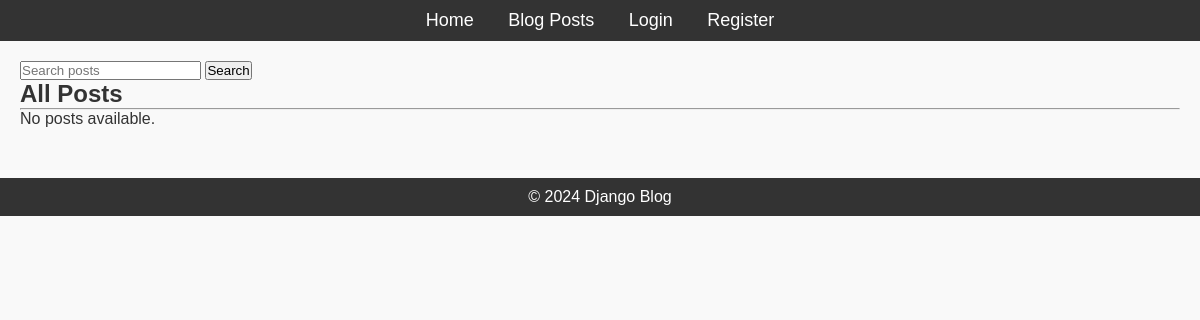
The app's page /, older data.
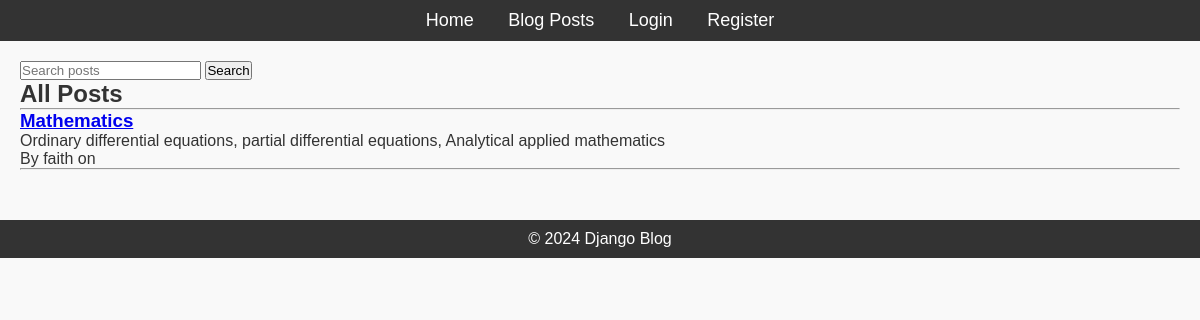
The same page, newer data.
### blog/models.py (models this page shows, shortened)
class Post(models.Model):
    title=models.CharField(max_length=200)
    content=models.TextField()
    published_date=models.DateTimeField(auto_now_add=True)
    author=models.ForeignKey(User,on_delete=models.CASCADE,related_name="users")
    tags=TaggableManager()

### blog/views.py (the view, shortened to what this page needs)
# urls.py: path("", PostListView.as_view(), name="posts"),
class PostListView(ListView):
    model=Post
    template_name="blog/post_list.html"
    context_object_name="posts"
    ordering=["-published_date"]
    paginate_by=5
    def get_queryset(self):
        queryset = Post.objects.all()
        category = self.request.GET.get("category")
        author = self.request.GET.get("author")
        if category:
            queryset = queryset.filter(category__name__iexact=category)
        if author:
            queryset = queryset.filter(author__username__iexact=author)
        return queryset

### blog/templates/blog/post_list.html (shortened to what this page needs)
{% extends "blog/base.html" %}
{% load static %}
{% block content %}
<h2>All Posts</h2>
<hr>
{% for post in posts %}
    <h3><a href="/post/{{ post.pk }}/">{{ post.title }}</a></h3>
    <p>{{ post.content|truncatechars:100 }}</p>
    <p>By {{ post.author.username }} on {{ post.published_at|date:"M d, Y" }}</p>
    <hr>
{% empty %}
    <p>No posts available.</p>
{% endfor %}
{% endblock %}

Row changes from the older to the newer data that the page shows:
added Post: title "Mathematics", content "Ordinary differential equations, partial differential equations, Analytical applied mathematics", author.username "faith"
Text that changed along with them:
text no longer shown: "No posts available."
